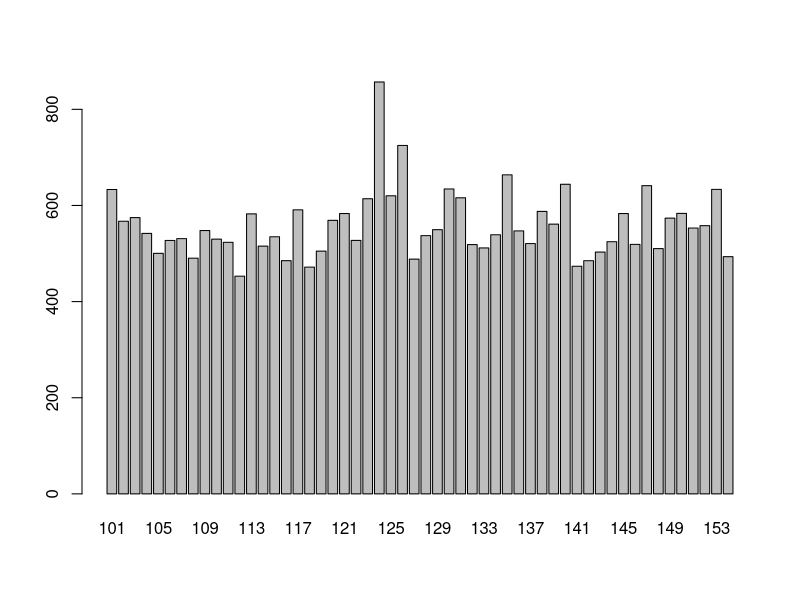
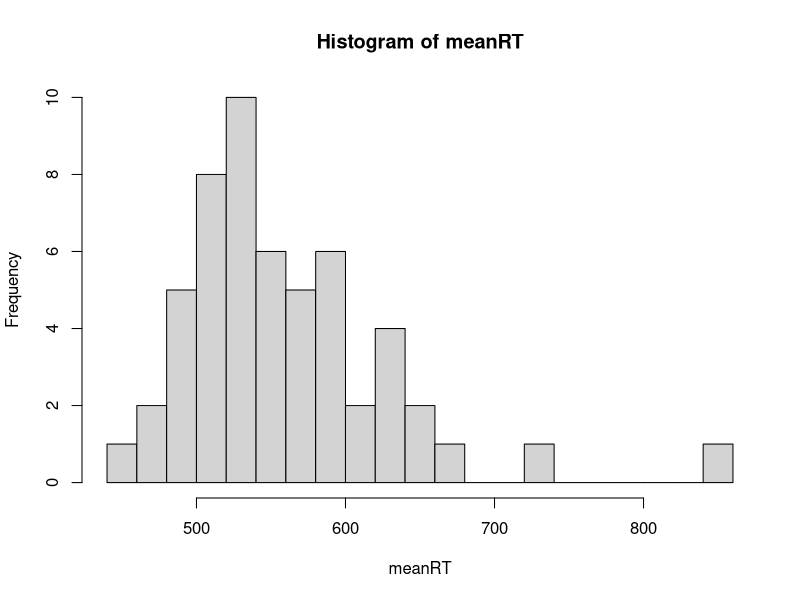
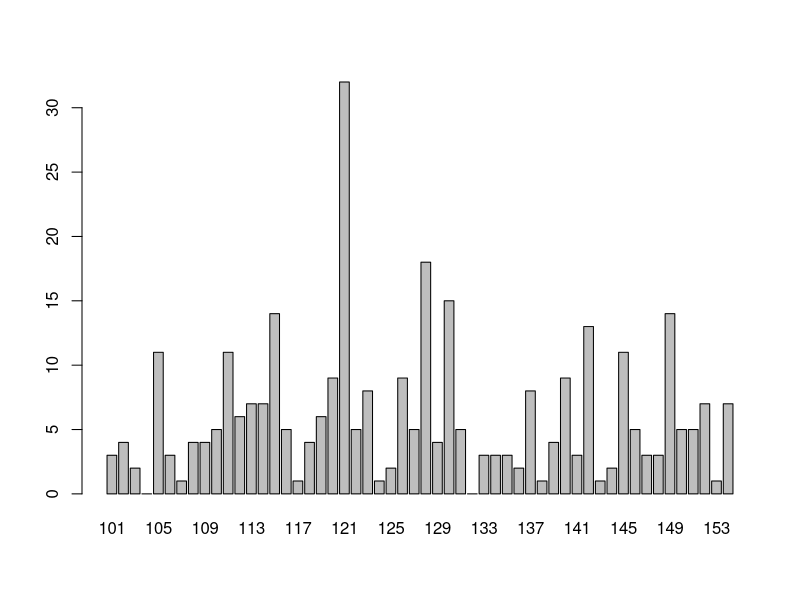
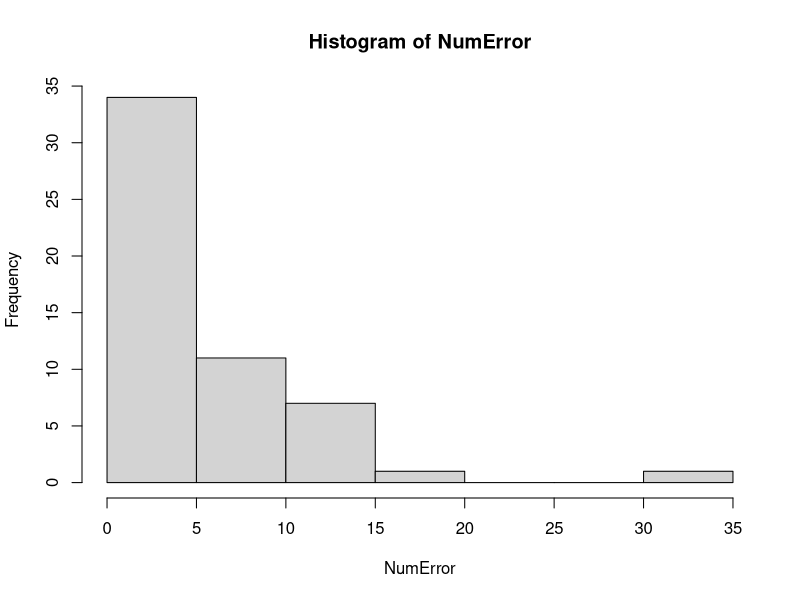

R code for these plots, in order:
#Look for bad subs or trials

dat2 = read.delim("Block2dat.txt", stringsAsFactors=F)


# Look for people with insanely fast RTs -- they're just jamming a button
meanRT = tapply(dat2$RT, INDEX=dat2$Subno, FUN=mean)
meanRT
barplot(meanRT)
hist(meanRT, breaks=20)
# shows no one with super fast RTs
# maybe someone who's taking longer than normal (Sub 24)

#check for NA
countNA = function(x) {
  temp = is.na(x)
  count = sum(temp)
  return(count)
}
numNA = tapply(dat2$RT, INDEX=dat2$Subno, FUN=countNA)
numNA


# who's doing shitty?
# code won't work because error is not string instead of number- can't sum
dat2$Error = as.numeric(dat2$Error)

NumError = tapply(dat2$Error, INDEX=dat2$Subno, FUN=sum, na.rm=T)
NumError
barplot(NumError)
hist(NumError, breaks=10)
# Sub 21 is making a lot of errors

# How many errors is acceptable?
# Probability of getting trial correct by chance is 50%
# so what's the critical number of correct trials to be 
# not an asshole, p<.01?
alpha = .01
qbinom(p = 1-alpha, 
       size = 288,    #number of trials
       prob=.5)
# grab subjects who got <164 correct
NumCorrect = 288 - tapply(dat2$Error, dat2$Subno, FUN=sum)
badTab = NumCorrect[NumCorrect < 164]
# it's empty, so no bad subjects

# make a log of it
# badSubs = data.frame("Subno" = names(badTab),
#                       "correctCount" = badTab,
#                       "reason" = "Bad accuracy")

# add 036 to badSubs because she didn't complete (need to use rbind if there are eventually subs with high error counts)
badSubs = data.frame("Subno" = 136,
                      "correctCount" = NA,
                      "reason" = "Didn't complete")


write.table(badSubs, file="badSubs.txt", sep="\t", row.names=F)
